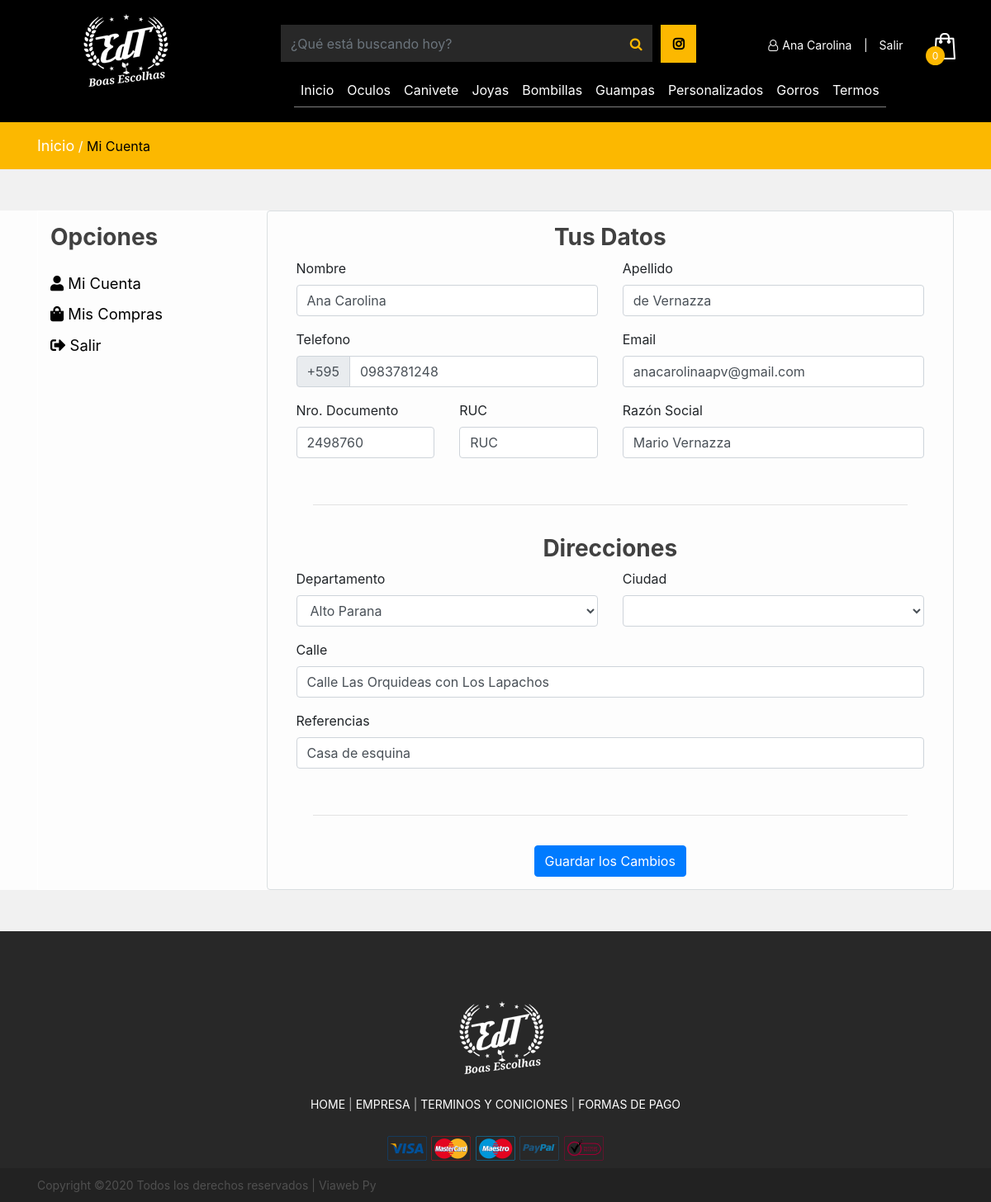
The page /perfil.php (signed in) on the database its author committed.
### tables this page shows
CREATE TABLE IF NOT EXISTS `tb_categoria` (
  `id` int(11) NOT NULL AUTO_INCREMENT,
  `nombre` varchar(80) NOT NULL,
  `id_padre` int(11) DEFAULT NULL,
  `menu` tinyint(1) NOT NULL,
  `activo` tinyint(1) NOT NULL,
  `url` varchar(80) DEFAULT '',
  PRIMARY KEY (`id`)
);

CREATE TABLE IF NOT EXISTS `tb_cliente` (
  `id` int(11) NOT NULL AUTO_INCREMENT,
  `nombre` varchar(80) NOT NULL,
  `apellido` varchar(80) DEFAULT NULL,
  `ruc` varchar(20) DEFAULT NULL COMMENT 'RUC, RG, CI',
  `documento` varchar(50) DEFAULT NULL,
  `razon_social` varchar(80) DEFAULT NULL,
  `mayorista` tinyint(1) NOT NULL,
  `telefono` varchar(20) DEFAULT NULL,
  `email` varchar(80) DEFAULT NULL,
  PRIMARY KEY (`id`)
);

CREATE TABLE IF NOT EXISTS `tb_cli_direccion` (
  `id` int(11) NOT NULL AUTO_INCREMENT,
  `id_cliente` int(11) NOT NULL,
  `calle` varchar(80) NOT NULL,
  `ciudad` varchar(80) NOT NULL,
  `departamento` varchar(80) NOT NULL,
  `referencia` varchar(80) DEFAULT NULL,
  `favorito` tinyint(1) NOT NULL COMMENT '0 -> no 1 -> sí',
  PRIMARY KEY (`id`)
);

### includes/funciones.php (called while the page is built, shortened)
<?php
	function getAllMenuCategorias () {
		$connection = conn();
		$sql = "SELECT * FROM tb_categoria WHERE activo = '1' AND menu='1'";
		$query = $connection->prepare($sql);
		$query->execute();
		if ($query->rowCount() > 0) {
			$result= $query->fetchAll();
		} else {
			$result = null;
		}
		return $result;
	}
	function countCart() {
		$total=0;
		if (isset($_SESSION['cart'])) {
			foreach ($_SESSION['cart'] as $counter) {
				$total++;
			}
			$_SESSION['total_item_cart'] = $total;
			return $total;
		} else {
			return $total;
		}
	}
	function getDepartamentos() {
		$connection = conn();
		$sql = "SELECT * FROM tb_departamento ORDER BY id ASC";
		$query = $connection->prepare($sql);
		$query->execute();
		if ($query->rowCount() > 0) {
			$result= $query->fetchAll();
		} else {
			$result = null;
		}
		return $result;
    }
	function getCliente ($id) {
		$connection = conn();
        $sql = "SELECT * FROM tb_cliente
                WHERE tb_cliente.id = $id";
		$query = $connection->prepare($sql);
		$query->execute();
		if ($query->rowCount() > 0) {
			$result= $query->fetch();
		} else {
			$result = null;
		}
		return $result;
	}
	function getDireccion ($id) {
		$connection = conn();
        $sql = "SELECT * FROM tb_cli_direccion
                WHERE tb_cli_direccion.id_cliente = $id";
		$query = $connection->prepare($sql);
		$query->execute();
		if ($query->rowCount() > 0) {
			$result= $query->fetch();
		} else {
			$result = null;
		}
		return $result;
	}
            	?>

### perfil.php (the view, shortened to what this page needs)
<!DOCTYPE html>
<html lang="zxx">
<?php
	include("includes/head.php");
	include("includes/funciones.php");
	$cliente = getCliente($_SESSION['id_cliente']);
	$direccion = getDireccion($_SESSION['id_cliente']);
	$departs = getDepartamentos();
 ?>
<body>
	<?php include("includes/header.php"); ?>
	<div class="page-info-section page-info">
		<div class="container">
			<div class="site-breadcrumb">
				<a href="index.php">Inicio</a> /
				<span>Mi Cuenta</span>
			</div>
		</div>
	</div>
	<div class="page-area product-page spad">
		<div class="container">
			<div class="row" style="margin: 50px 0px;">
				<div class="col-md-3 menu-perfil">
					<h3>Opciones</h3>
					<a href="#" class="" onclick="showMisDatos()"> <i class="fas fa-user" aria-hidden="true"></i> Mi Cuenta</a>
					<a href="#" class="" onclick="showMiHistorial()"> <i class="fas fa-shopping-bag" aria-hidden="true"></i> Mis Compras</a>
					<a href="salir.php" class=""> <i class="fas fa-sign-out-alt" aria-hidden="true"></i> Salir</a>
				</div>
				<div class="col-md-9 caja-perfil rounded" id="misdatos">
					<form action="" method="post" autocomplete="off">
						<div class="col-md-12 text-center">
							<h3>Tus Datos</h3>
						</div>
						<div class="row">
							<div class="col-md-6">
								<div class="form-group">
									<label for="nombre">Nombre</label>
									<input type="text" class="form-control" id="nombre" name="nombre" placeholder="Nombre" value="<?php echo $cliente['nombre'];?>" maxlength="80">
								</div>
							</div>
							<div class="col-md-6">
								<div class="form-group">
									<label for="nombre">Apellido</label>
									<input type="text" class="form-control" id="apellido" name="apellido" placeholder="Apellido" value="<?php echo $cliente['apellido'];?>" maxlength="80">
								</div>
							</div>
						</div>
						<div class="row">
							<div class="col-md-6">
								<div class="form-group">
									<label for="nombre">Telefono</label>
									<div class="input-group mb-3">
										<div class="input-group-prepend">
											<span class="input-group-text" id="basic-addon1">+595</span>
										</div>
										<input type="text" class="form-control" id="telefono" name="telefono" aria-label="telefono" placeholder="9999 999999" value="<?php echo $cliente['telefono'];?>">
									</div>
								</div>
							</div>
							<div class="col-md-6">
								<div class="form-group">
									<label for="nombre">Email</label>
									<input type="email" class="form-control" id="email" name="email" placeholder="email@email.com" value="<?php echo $cliente['email'];?>" maxlength="80">
								</div>
							</div>
						</div>
						<div class="row">
							<div class="col-md-3">
								<div class="form-group">
									<label for="nombre">Nro. Documento</label>
									<input type="text" class="form-control" id="documento" name="documento" placeholder="9999999999" value="<?php echo $cliente['documento'];?>" maxlength="20">
								</div>
							</div>
							<div class="col-md-3">
								<div class="form-group">
									<label for="nombre">RUC</label>
									<input type="text" class="form-control" id="ruc" name="ruc" placeholder="9999999999" value="<?php echo $cliente['ruc'];?>" maxlength="20">
								</div>
							</div>
							<div class="col-md-6">
								<div class="form-group">
									<label for="nombre">Razón Social</label>
									<input type="text" class="form-control" id="razonsocial" name="razonsocial" placeholder="Razón Social" value="<?php echo $cliente['razon_social'];?>" maxlength="80">
								</div>
							</div>
						</div>
						<hr>
						<div class="col-md-12 text-center">
							<h3>Direcciones</h3>
						</div>
						<div class="row">
							<div class="col-md-6">
								<div class="form-group">
									<label for="tipo">Departamento</label>
									<select class="form-control" id="departamento" name="departamento" data-width="100%" data-live-search="true" onchange="carregaCiudades()">
										<?php
											if ($departs != null) {
												foreach ($departs as $row) {
													if ($direccion['departamento'] == $row['id']) {
														$selected = " selected";
													} else {
														$selected = "";
													}
										?>
											<option value="<?php echo $row['id'];?>" <?php echo $selected;?>><?php echo $row['nombre'];?></option>
										<?php
												}
											}
										?>
									</select>
								</div>
							</div>
							<div class="col-md-6">
								<div class="form-group">
									<label for="nombre">Ciudad</label>
									<select class="form-control" id="ciudad" name="ciudad" data-width="100%" data-live-search="true">
									</select>
								</div>
							</div>
						</div>
						<div class="row">
							<div class="col-md-12">
								<div class="form-group">
									<label for="nombre">Calle</label>
									<input type="text" class="form-control" id="calle" name="calle" placeholder="Calle, Nro 0" value="<?php echo $direccion['calle'];?>" maxlength="80">
								</div>
							</div>
						</div>
						<div class="row">
							<div class="col-md-12">
								<div class="form-group">
									<label for="nombre">Referencias</label>
									<input type="text" class="form-control" id="referencias" name="referencias" placeholder="Referencias" value="<?php echo $direccion['referencia'];?>" maxlength="80">
								</div>
							</div>
						</div>
						<hr>
						<div class="row text-center">
							<div class="col-md-12">
								<button type="submit" class="btn btn-primary" name="guardar">Guardar los Cambios</button>
							</div>
						</div>
                    </form>
				</div>
			</div>
		</div>
	</div>
	<?php include("includes/footer.php");?>
</html>

### includes/header.php (shortened to what this page needs)
<?php
	$categorias= getAllMenuCategorias();
?>
<header>
<div class="container-fluid">
	<div class="row">
		<div class="container">
			<div class="row">
				<div class= "col-md-3">
					<div class="site-logo">
						<a href="index.php"><img src="img/logo.png" id="logo" alt="logo" ></a>
					</div>
				</div>
				<div class="col-md-9 col-sm-12 menu-area" id="menu">
					<div class="row">
						<div class="col-md-8 col-sm-12">
							<div class="input-group" id="busqueda">
								<input type="text" class="form-control" placeholder="¿Qué está buscando hoy?" id="busqueda-header">
								<div class="input-group-append">
									<button class="btn btn-secondary" type="button" onclick="sentSearch()">
										<i class="fa fa-search"></i>
									</button>
								</div>
							</div>
							<div class="social-top d-none d-lg-block d-md-block">
								<a href=""><i class="fa fa-instagram" aria-hidden="true"></i></a>
							</div>
						</div>
						<div class="col-md-4 col-sm-12">
							<div class="row">
								<div class="col-10 col-md-12">
									<div class="" style="margin-top: 10px;">
										<div class="header-right">
											<?php
												if (!isset($_SESSION['usuario'])){
											?>
												<a href="ingresar.php" class="user-menu register" style="margin-right: 10px;"> <i class="fa fa-user-o" aria-hidden="true"></i>Ingresar</a>
												<span class="user-menu register" style="margin-right: 10px;">|</span>
												<a href="registrar.php" class="user-menu register" style="margin-left: 0px;"> Registrarme</a>
											<?php } else { ?>
												<a href="perfil.php" class="user-menu register" style="margin-right: 10px;"> <i class="fa fa-user-o" aria-hidden="true"></i><?php echo $_SESSION['usuario'];?></a>
												<span class="user-menu register" style="margin-right: 10px;"> | </span>
												<a href="salir.php" class="user-menu register" style="margin-left: 0px;">Salir</a>
											<?php } ?>
											<a href="cart.php" class="card-bag"><img src="img/icons/bag.png" alt=""><span><?php echo countCart(); ?></span></a>
										</div>
									</div>
								</div>
							</div>
						</div>
					</div>
					<div class="col-md-12">
						<nav class="navbar navbar-expand-lg navbar-light bg-light">
							<div class="collapse navbar-collapse" id="navbarNavAltMarkup">
								<div class="navbar-nav">
									<a class="nav-item nav-link " href="index.php">Inicio <span class="sr-only">(current)</span></a>
									<?php foreach ($categorias as $cat) { ?>
										<a class="nav-item nav-link" href="categorie.php?cat=<?php echo $cat['id']?>"><?php echo $cat['nombre']?></a>
									<?php } ?>
								</div>
							</div>
						</nav>
					</div>
				</div>
			</div>
		</div>
	</div>
</div>
</header>

### css/style.css (style rules this page uses)
html, body { height: 100%; font-family: 'Raleway', sans-serif; -webkit-font-smoothing: antialiased; font-smoothing: antialiased; }
h1, h2, h3, h4, h5, h6 { margin: 0; font-weight: 500; color: #414141; }
h3 { font-size: 30px; }
img { max-width: 100%; }
.spad { padding-top: 80px; padding-bottom: 80px; }
.site-logo { display: inline-block; padding-top: 0; float: left; }
.header-right { float: right; }
.header-right a { display: inline-block; }
.header-right .card-bag { position: relative; text-align: center; }
.header-right .card-bag span { position: absolute; width: 23px; height: 23px; left: -7px; bottom: -7px; padding-top: 3px; border-radius: 50px; background: #414141; font-size: 12px; color: #fff; }
.page-info-section { background: #ebebeb; }
.page-info-section.page-info { padding: 87px 0; }
.page-info-section .container { position: relative; }
.site-breadcrumb { color: #909090; }
.site-breadcrumb a { font-size: 18px; color: #909090; }
.site-breadcrumb span { color: #414141; }
.product-page { padding-top: 100px; padding-bottom: 5px; }
@media (min-width: 1200px) { .container { max-width: 1176px; } }
.spad { padding-top: 10px; padding-bottom: 10px; }
.page-info-section { background: black; }
.page-info-section.page-info { padding: 50px 0; }
.site-breadcrumb { color: white; }
.site-breadcrumb a { color: white; }
.site-breadcrumb span { color: rgb(175, 174, 174); }
.menu-perfil { border: 1px solid #FFF; padding: 15px; }
.menu-perfil h3 { margin-bottom: 25px; font-weight: bold; }
.menu-perfil a { color: black; display: block; font-size: 1.15em; padding-bottom: 10px; text-decoration: none; }
.caja-perfil { border: 1px solid #dadfe1; padding: 15px; }
.caja-perfil .row { padding: 0px 20px; }
.caja-perfil h3 { font-weight: bold; }
.caja-perfil hr { width: 90%; margin-top: 40px; padding-bottom: 20px; }

### css/edt.css (style rules this page uses)
body { background-color: #f1f1f1; }
a { text-decoration: none !important; }
header { background: black; z-index: 999; }
header .menu-area { padding: 10px; padding-top: 30px; }
#busqueda { width: 85%; float: left; }
#busqueda input { background: #282828; border: 0; border-radius: 0; height: 45px; margin-left: 15px; }
#busqueda button { background: #282828; border: 0; border-radius: 0; }
#busqueda i { color: #fcb800; }
.social-top .fa.fa-instagram { background: #fcb800; padding: 15px; color: black; font-weight: 900; margin-left: 10px; }
.header-right .card-bag span { background-color: #fcb800; }
.site-logo { padding-top: 12px; float: left; }
.user-menu { color: #fff; padding: 0; margin-right: 30px; font-size: 14px; }
.user-menu i { color: #fff; padding: 0 5px; }
.page-info-section.page-info { padding: 15px 0; }
.page-info-section { background: #fcb800; }
.product-page { background: #fdfdfd; }
.site-breadcrumb span { color: rgb(0 0 0); }
.spad { padding-top: 0; padding-bottom: 0; }
.bg-light { background-color: #000000 !important; margin-top: 5px; }
.navbar-light .navbar-nav .nav-link { color: white; border-bottom: 1px solid grey; }

### rows shown on the page
tb_categoria: nombre "Oculos"
tb_categoria: nombre "Canivete"
tb_categoria: nombre "Joyas"
tb_categoria: nombre "Bombillas"
tb_categoria: nombre "Guampas"
tb_categoria: nombre "Personalizados"
tb_categoria: nombre "Gorros"
tb_categoria: nombre "Termos"
tb_cliente: nombre "Ana Carolina", apellido "de Vernazza", telefono "0983781248", email "anacarolinaapv@gmail.com", documento "2498760", ruc "RUC", razonsocial "Mario Vernazza"
tb_cli_direccion: calle "Calle Las Orquideas con Los Lapachos", referencias "Casa de esquina"

### other values the page prints
$_SESSION['usuario'] "Ana Carolina"
countCart() "0"
form field departamento "Alto Parana"
